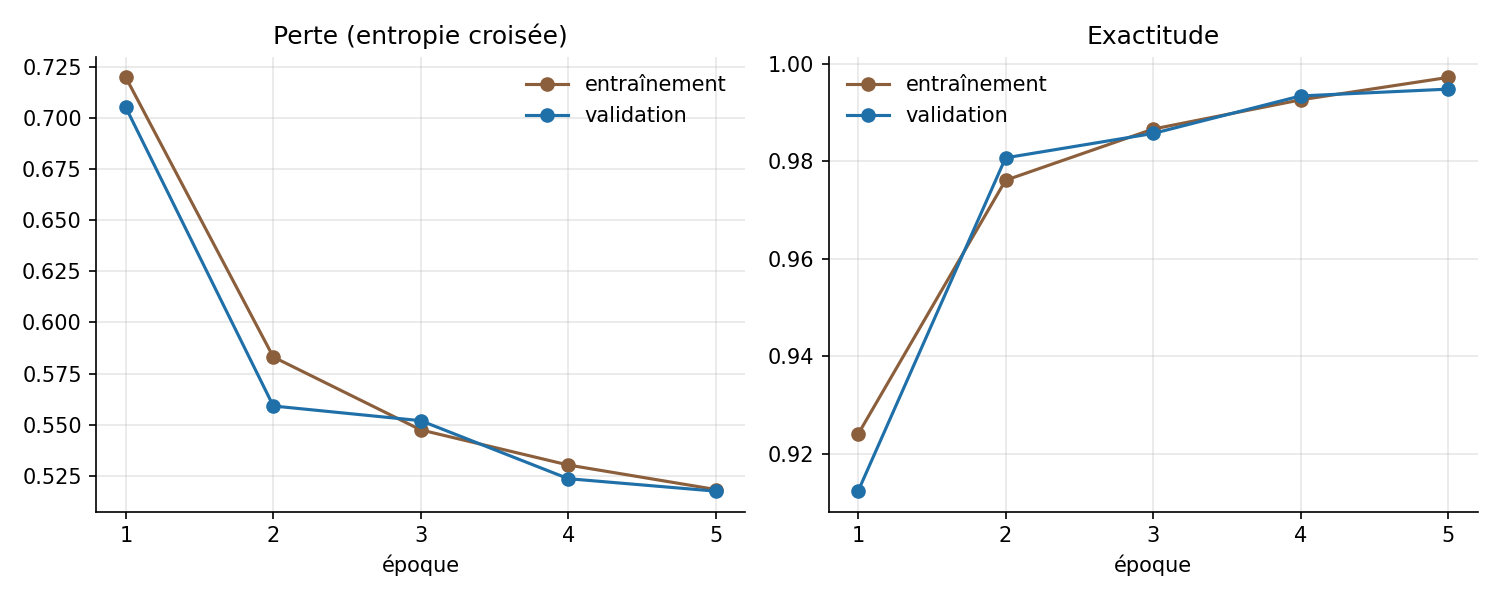
#> input picture ia/cnn/modele/courbes.png, 1500 x 600 px
$ python -i pretraitement.py   (imports and definitions only)
#> lines starting #> are read from the running program, lines starting #| are printed output that depends on the picture
#> further down, picture is the input picture: PIL image 1500x600 RGBA; mean R, G, B, A 248.3, 248.6, 248.8, 255
"""Pré-traitement d'une image, identique à la validation de l'entraînement (torchvision) :
redimensionnement du petit côté à 256, recadrage central 224, normalisation ImageNet.
Utilisé par l'évaluation ET par le service d'inférence : le modèle voit en production
exactement ce qu'il a vu pendant sa validation."""
import io

import numpy as np
from PIL import Image

TAILLE = 224
MOY = np.array([0.485, 0.456, 0.406], dtype=np.float32)
ECART = np.array([0.229, 0.224, 0.225], dtype=np.float32)


def preparer(image: Image.Image) -> np.ndarray:
    """PIL -> tableau (3, 224, 224) float32 normalisé."""
    image = image.convert("RGB")
    l, h = image.size
#> l = 1500; h = 600
    echelle = 256 / min(l, h)
#> echelle = 0.427
    image = image.resize((round(l * echelle), round(h * echelle)), Image.BILINEAR)
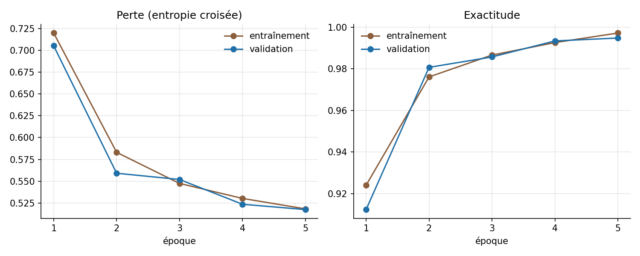
#> image: PIL image 640x256 RGB; mean R, G, B 248.2, 248.6, 248.8
    l, h = image.size
#> l = 640; h = 256
    gauche, haut = (l - TAILLE) // 2, (h - TAILLE) // 2
#> gauche = 208; haut = 16
    image = image.crop((gauche, haut, gauche + TAILLE, haut + TAILLE))
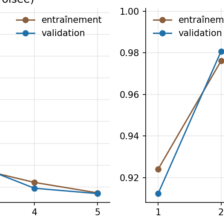
#> image: PIL image 224x224 RGB; mean R, G, B 246.1, 246.6, 246.9
    x = np.asarray(image, dtype=np.float32) / 255.0
    x = (x - MOY) / ECART
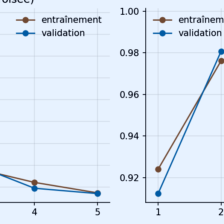
#> x: shape (224, 224, 3) float32; mean R, G, B 2.1, 2.28, 2.5; drawn with min black and max white
    return x.transpose(2, 0, 1)  # HWC -> CHW


def preparer_octets(contenu: bytes) -> np.ndarray:
    return preparer(Image.open(io.BytesIO(contenu)))


def softmax(logits: np.ndarray) -> np.ndarray:
    e = np.exp(logits - logits.max(axis=-1, keepdims=True))
    return e / e.sum(axis=-1, keepdims=True)

>>> from PIL import Image
>>> picture = Image.open('modele/courbes.png')
>>> result = preparer(picture)
